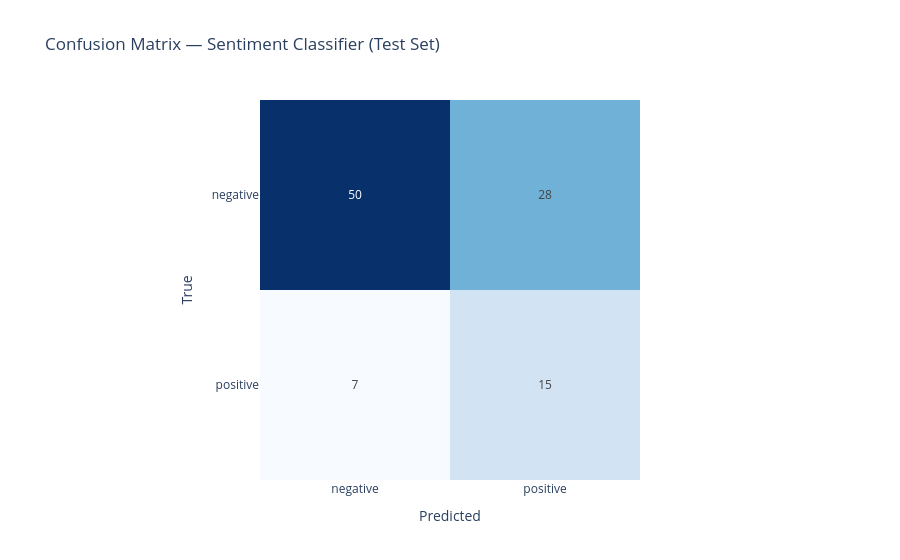

Notebook cell for this chart:
### Markdown cell above
## 3. Confusion Matrix

### Code cell
import joblib
from sklearn.metrics import confusion_matrix

clf = joblib.load(config.SENTIMENT_MODEL_DIR / "classifier.joblib")
le  = joblib.load(config.SENTIMENT_MODEL_DIR / "label_encoder.joblib")

y_true = le.transform(y_test)
y_pred = clf.predict(X_test)

cm = confusion_matrix(y_true, y_pred)
class_names = list(le.classes_)

fig = px.imshow(
    cm,
    x=class_names, y=class_names,
    color_continuous_scale="Blues",
    text_auto=True,
    title="Confusion Matrix — Sentiment Classifier (Test Set)",
    labels={"x": "Predicted", "y": "True"},
)
fig.update_layout(coloraxis_showscale=False)
fig.show()

### Figure 1 — Plotly figure (JSON) as saved in the notebook; plotly's stock layout.template omitted (floating-point values rounded to 4 significant figures)
{"data": [{"coloraxis": "coloraxis", "hovertemplate": "Predicted: %{x}<br>True: %{y}<br>color: %{z}<extra></extra>", "name": "0", "texttemplate": "%{z}", "type": "heatmap", "x": ["negative", "positive"], "xaxis": "x", "y": ["negative", "positive"], "yaxis": "y", "z": [[50, 28], [7, 15]]}], "layout": {"coloraxis": {"colorscale": [[0, "rgb(247,251,255)"], [0.125, "rgb(222,235,247)"], [0.25, "rgb(198,219,239)"], [0.375, "rgb(158,202,225)"], [0.5, "rgb(107,174,214)"], [0.625, "rgb(66,146,198)"], [0.75, "rgb(33,113,181)"], [0.875, "rgb(8,81,156)"], [1, "rgb(8,48,107)"]], "showscale": false}, "title": {"text": "Confusion Matrix — Sentiment Classifier (Test Set)"}, "xaxis": {"anchor": "y", "constrain": "domain", "domain": [0, 1], "scaleanchor": "y", "title": {"text": "Predicted"}}, "yaxis": {"anchor": "x", "autorange": "reversed", "constrain": "domain", "domain": [0, 1], "title": {"text": "True"}}}}
